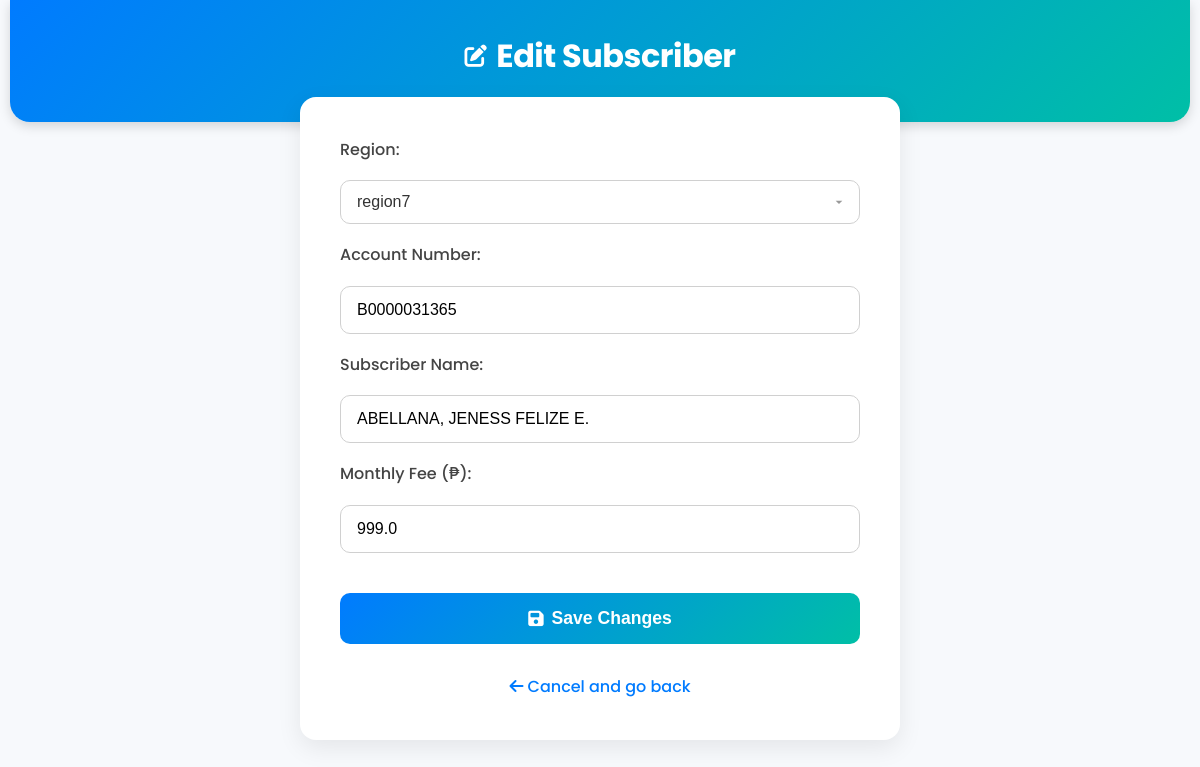
The app's page /edit/14 with its own data.
### tables this page shows
CREATE TABLE subscribers (
        id INTEGER PRIMARY KEY AUTOINCREMENT,
        region TEXT NOT NULL,
        account_number TEXT NOT NULL UNIQUE,
        name TEXT NOT NULL,
        monthly_fee REAL NOT NULL
    );

### app.py (the view, shortened to what this page needs)
@app.route("/edit/<int:id>", methods=["GET", "POST"])
def edit_subscriber(id):
    conn = get_db_conn()
    subscriber_to_edit = conn.execute(
        "SELECT * FROM subscribers WHERE id = ?", (id,)
    ).fetchone()
    conn.close()
    if subscriber_to_edit is None:
        flash("Subscriber not found.", "error")
        return redirect(url_for("admin"))
    return render_template("subscriber_form.html", subscriber=subscriber_to_edit)

### app.py (called while the page is built)
def get_db_conn():
    conn = sqlite3.connect(DATABASE_FILE)
    conn.row_factory = sqlite3.Row
    return conn

### templates/subscriber_form.html (shortened to what this page needs)
<!DOCTYPE html>
<html lang="en">
<head>
    <link rel="stylesheet" href="{{ url_for('static', filename='style.min.css') }}">
</head>
<body>
    <header>
        <h1>
            {% if subscriber %}
            <i class="fas fa-edit"></i> Edit Subscriber
            {% else %}
            <i class="fas fa-plus-circle"></i> Add New Subscriber
            {% endif %}
        </h1>
    </header>
    <div class="container" style="max-width: 600px;">
        <form method="POST" action="">
            <label for="region">Region:</label>
            <input type="text" id="region" name="region" placeholder="e.g., region7"
                value="{{ subscriber.region if subscriber }}" required>
            <label for="account_number">Account Number:</label>
            <input type="text" id="account_number" name="account_number"
                value="{{ subscriber.account_number if subscriber }}" required>
            <label for="name">Subscriber Name:</label>
            <input type="text" id="name" name="name" value="{{ subscriber.name if subscriber }}" required>
            <label for="monthly_fee">Monthly Fee (₱):</label>
            <input type="number" step="0.01" id="monthly_fee" name="monthly_fee" placeholder="e.g., 999.00"
                value="{{ subscriber.monthly_fee if subscriber }}" required>
            <button type="submit" class="btn-main">
                <i class="fas fa-save"></i>
                {{ 'Save Changes' if subscriber else 'Add Subscriber' }}
            </button>
        </form>
        <a href="{{ url_for('admin') }}" class="back-link" style="text-align: center; width: 100%;">
            <i class="fas fa-arrow-left"></i> Cancel and go back
        </a>
    </div>
</body>
</html>

### records on screen
subscribers: region "region7", account_number "B0000031365", name "ABELLANA, JENESS FELIZE E.", monthly_fee "999.0"

### other values on screen
{{ 'Save Changes' if subscriber else 'Add Subscriber' }} "Save Changes"
